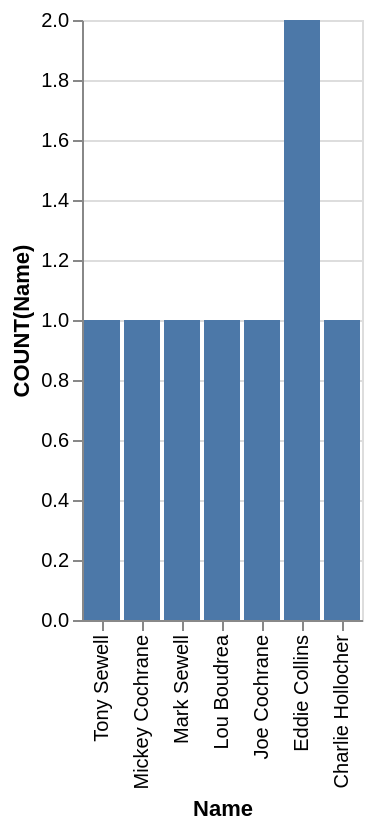

The specification (Vega-Lite) saved for this image:
### Vega-Lite specification from a JSON file in a GitHub repository (floating-point values rounded to 4 significant figures)
{"data": {"values": [{"x_data": "Tony Sewell", "y_data": 1}, {"x_data": "Mickey Cochrane", "y_data": 1}, {"x_data": "Mark Sewell", "y_data": 1}, {"x_data": "Lou Boudrea", "y_data": 1}, {"x_data": "Joe Cochrane", "y_data": 1}, {"x_data": "Eddie Collins", "y_data": 2}, {"x_data": "Charlie Hollocher", "y_data": 1}]}, "mark": "bar", "encoding": {"x": {"field": "x_data", "type": "nominal", "title": "Name", "sort": "descending"}, "y": {"field": "y_data", "type": "quantitative", "title": "COUNT(Name)"}}}
